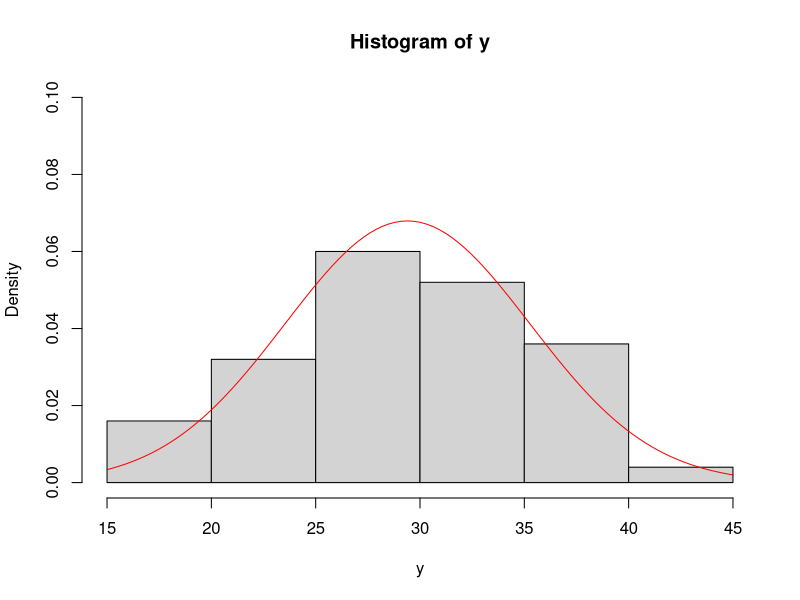
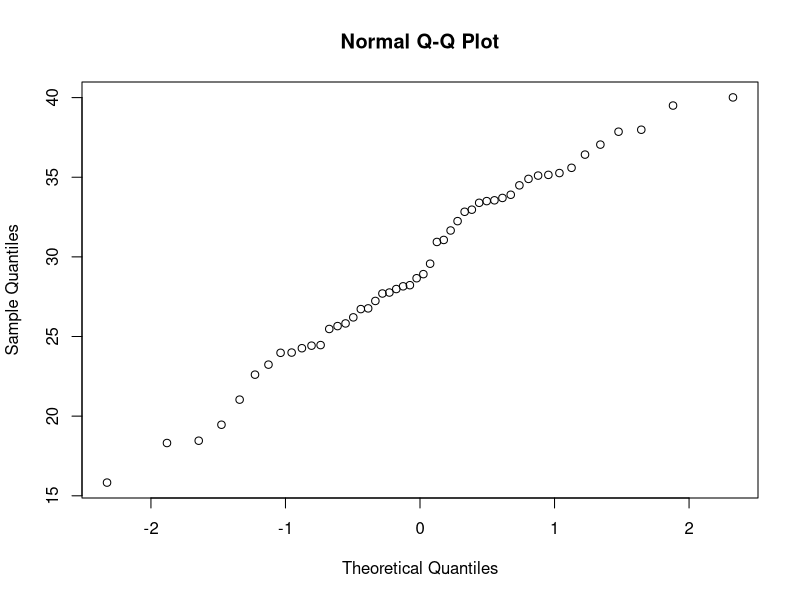
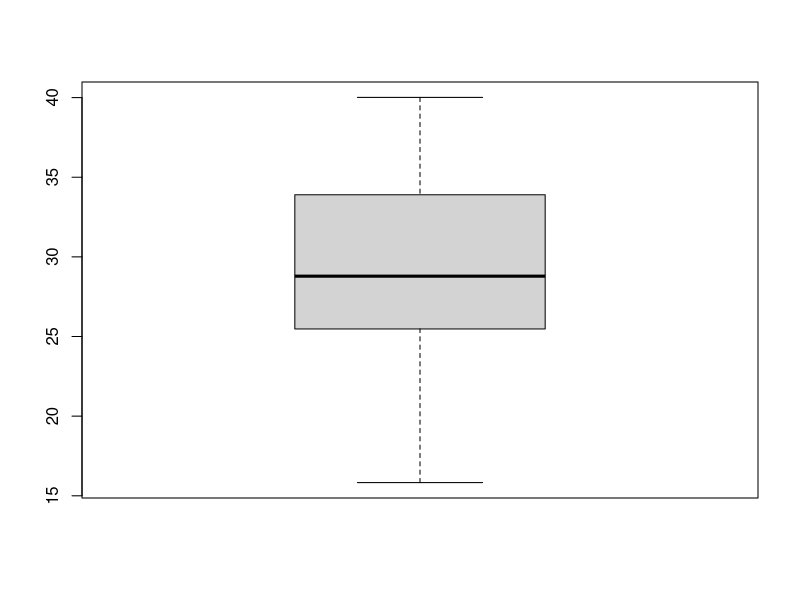
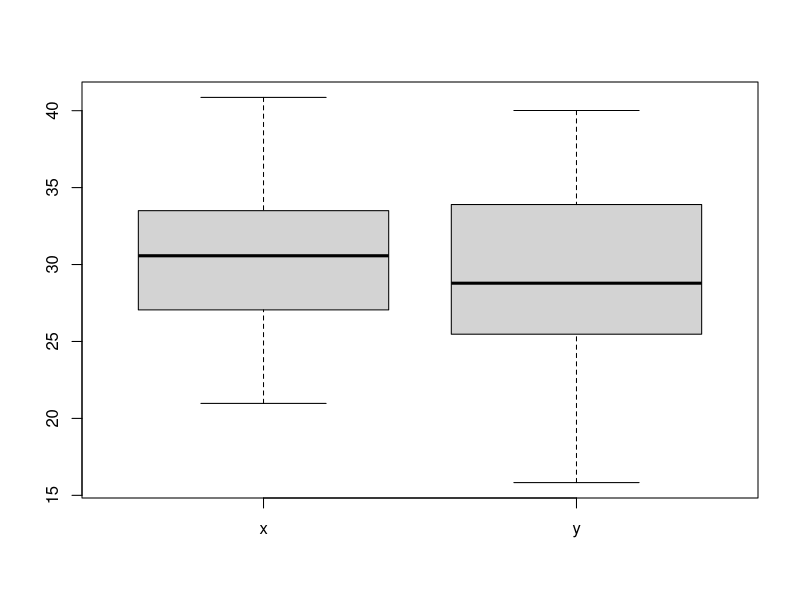
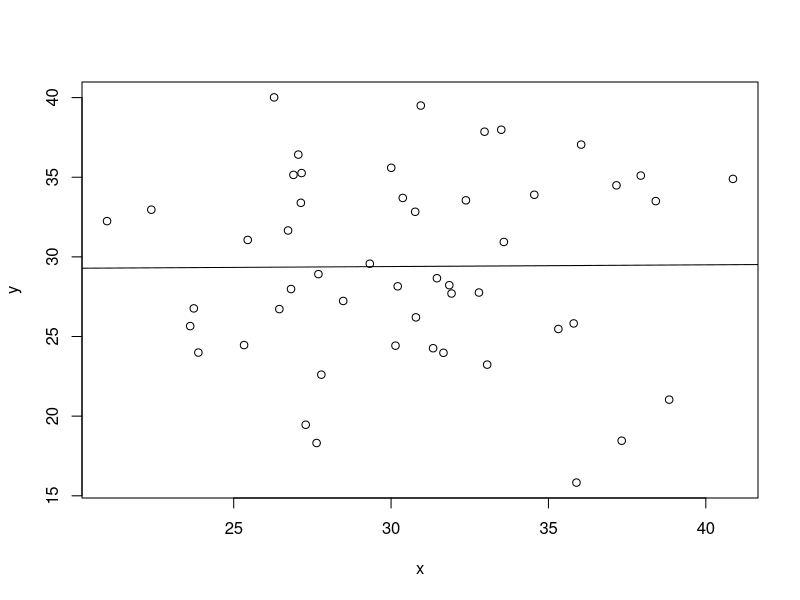
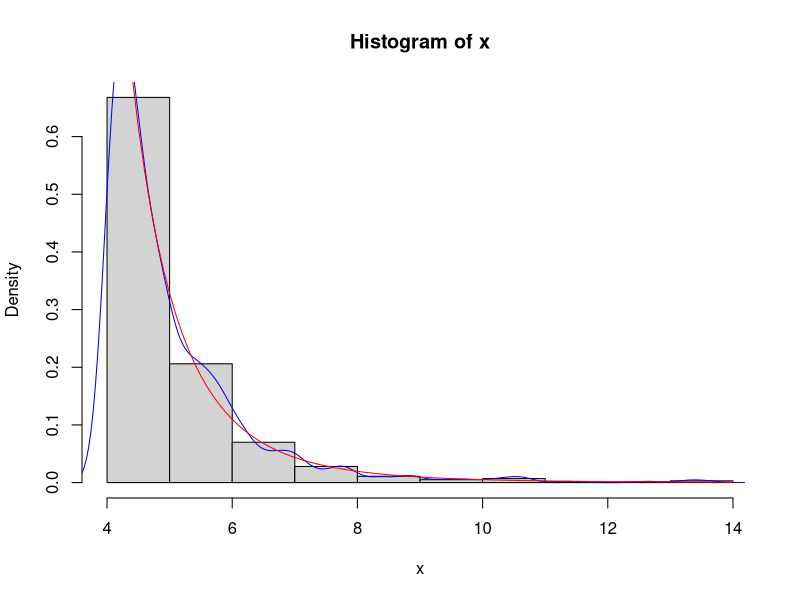
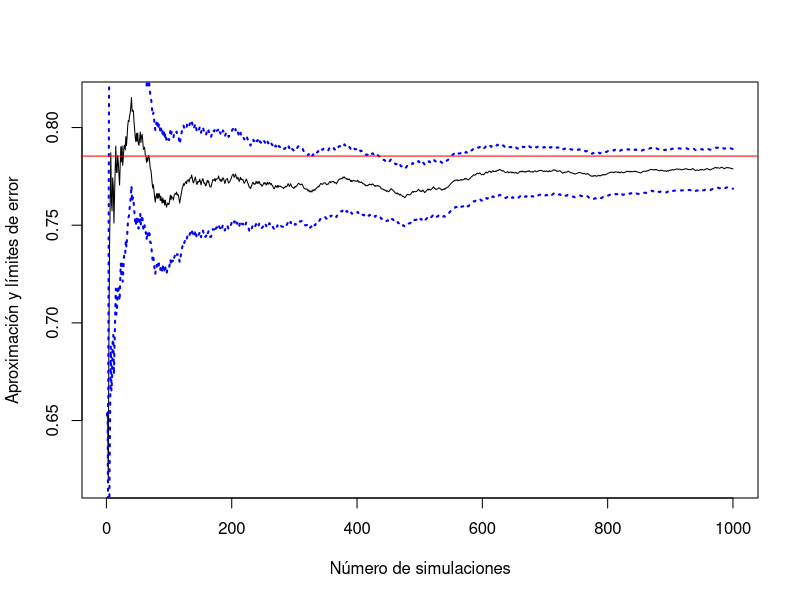

These figures' R source, in order:
## ---- chunk 1
set.seed(1)

n <- 50

y <- rchisq(n, 30)
x <- rnorm(n, 30, 5)

mean(y)
sd(y)
quantile(y, c(0.25, 0.5, 0.75))

hist(y, freq=FALSE, breaks='FD', ylim=c(0, 0.1))
curve(dnorm(x, mean(y), sd(y)), add=TRUE, col="red")

qqnorm(y)

boxplot(y)

boxplot(x,y, names=c("x", "y"))

plot(x,y)

fit <- lm(y~x)
abline(fit)
## ---- chunk 2
ndados <- function(n=4){
  dados <- sample(1:6, n, replace=TRUE)
  return(6 %in% dados)
}


nsim <- 10000
lanzamientos <- numeric(nsim)
for (i in 1:nsim){
  lanzamientos[i] <- ndados() 
}

mean(lanzamientos)

1-(5/6)^4
## ---- chunk 3
rpareto <- function(x,a,b){
  return ( (a*b^a)/(x^(a+1)) *(x>=b) )
}

ppareto <- function(x,a,b){
  return ( 1-(b/x)^a *(x>=b) )
}

ipareto <- function(u,a,b){
  return( b/((1-u)^(1/a)) )
}

nsim <- 1000
a <- 5
b <- 4

u <- runif(nsim)

x <- sapply(u, ipareto, a=a, b=b)

hist(x, freq=FALSE)
lines(density(x), col="blue")
curve(rpareto(x,a,b), add=TRUE, col="red")

ks.test(x, ppareto, a=a, b=b)

## ---- chunk 4
nsim <- 1000

f <- function(x){
  return( 1/(1+x^2) *(x>0 & x < 1) )
}

x <- runif(nsim)
fx <- sapply(x, f)

mean(fx)
pi/4

sd(x)/sqrt(nsim)

estim <- cumsum(fx)/(1:nsim)

estim.err <- sqrt(cumsum((fx-estim)^2))/(1:nsim)

z <- qnorm(0.025, lower.tail=FALSE)

plot(1:nsim, estim, type="l", ylab="Aproximación y límites de error", xlab="Número de simulaciones")
lines(estim-z*estim.err, col="blue", lty=3, lwd=2)
lines(estim+z*estim.err, col="blue", lty=3, lwd=2)
abline(h= (pi/4), col="red")
